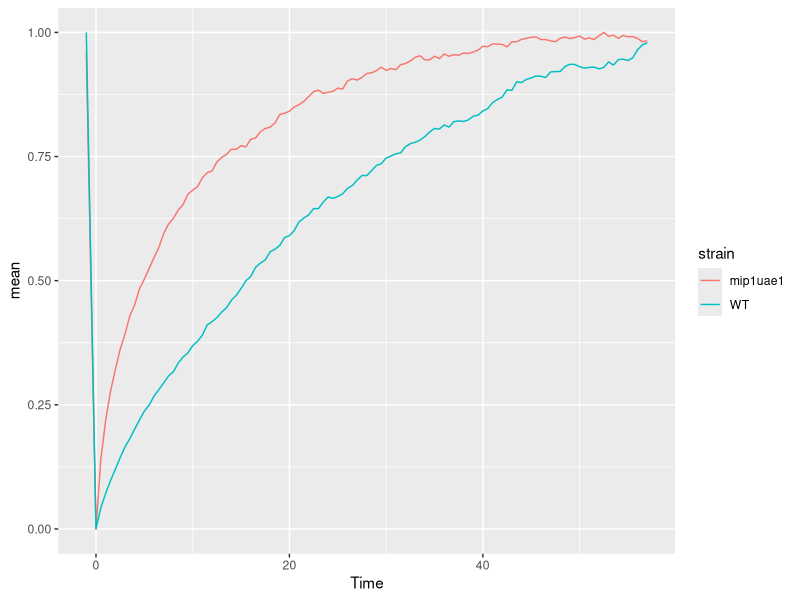
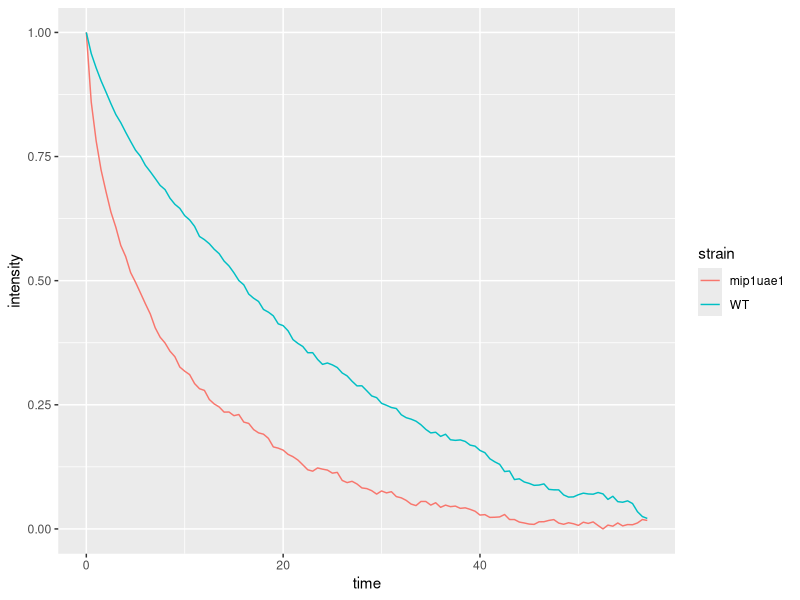

The R source for these figures, in order: (Note: this script raises an error after producing the figures.)
## ---- chunk 1
knitr::opts_chunk$set(echo = TRUE)
library(ggplot2)
library(dplyr)
library(MASS)
## ---- chunk 2
##load frap data
glh_frap<- as.data.frame(read.csv("glh_frap.csv"))

##normalization
affine <- function(x){(x-min(x))/(1-min(x))}

frap_glh_norm <- glh_frap %>%
  group_by(ID,strain, rep) %>%
  #filter(Time >= 0)%>%
  mutate(intensity_norm = affine(Intensity))

frap_glh_norm_sum<-frap_glh_norm %>%
  group_by(ID, Time, strain) %>%
  summarise(mean= mean(intensity_norm), sd= sd(intensity_norm),
            se=sd(intensity_norm)/sqrt(length(intensity_norm)))

frap_renorm = frap_glh_norm_sum %>% transmute(ID, Time, strain, mean)
frap_renorm$mean = ifelse(frap_renorm$strain == "mip1uae1" & 
                            frap_renorm$mean != min(frap_renorm$mean),  
                          frap_renorm$mean / max(frap_renorm$mean), 
                          frap_renorm$mean)

ggplot(frap_renorm, aes(x=Time, y=mean, col=strain)) +
  geom_line()
  
frap_pdf_test = data.frame(intensity = 1 - frap_renorm$mean,
                           time = frap_renorm$Time,
                           strain = frap_renorm$strain)
frap_pdf_test = frap_pdf_test %>% filter(time >= 0)

ggplot(frap_pdf_test, aes(x=time, y=intensity, col=strain)) +
  geom_line()
## ---- chunk 3
WT.data = frap_renorm %>% filter(strain == "WT")
mip.data = frap_renorm %>% filter(strain == "mip1uae1")

WT.quantile.data <- quantile(WT.data$mean, ppoints(57))
mip.quantile.data <- quantile(mip.data$mean, ppoints(57))


WT.fit <- MASS::fitdistr(WT.data, densfun = "exp")
mip1.fit <- MASS::fitdistr(WT.data, densfun = "exp")

## ---- chunk 4
# max recovery rates
A.WT = frap %>% filter(strain == "WT") %>% summarize(max(norm.Intensity))

## ---- chunk 5
library(fitdistrplus)

wt.dist = frap.norm.summary %>% 
  filter(strain == "WT" & Time >= 0)
wt.dist = wt.dist$i.mean

mut.dist = frap.norm.summary %>% 
  filter(strain == "mip1uae1" & Time >= 0)
mut.dist = mut.dist$i.mean
